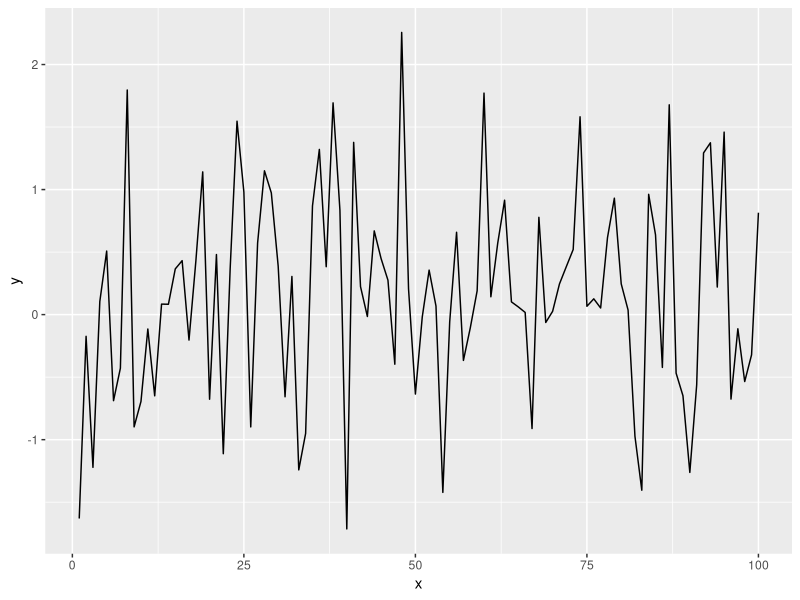
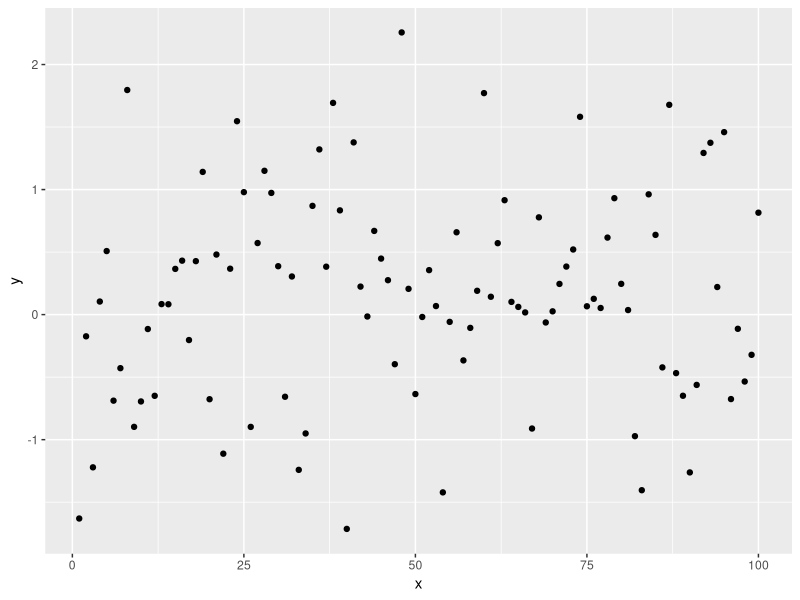

Reproduce these figures in R, in order.
## ---- chunk 1
knitr::opts_chunk$set(fig.align = "center")
## ---- chunk 2
library(tidyverse)
## ---- chunk 3
x = seq(1:100)
y = rnorm(100)
dat = data.frame(x, y)
ggplot(dat, aes(x = x, y = y))+
  geom_line()

## ---- chunk 4
dat_tbl <- head(dat,10)
## ---- chunk 5
ggplot(dat, aes(x = x, y = y))+
  geom_point()
